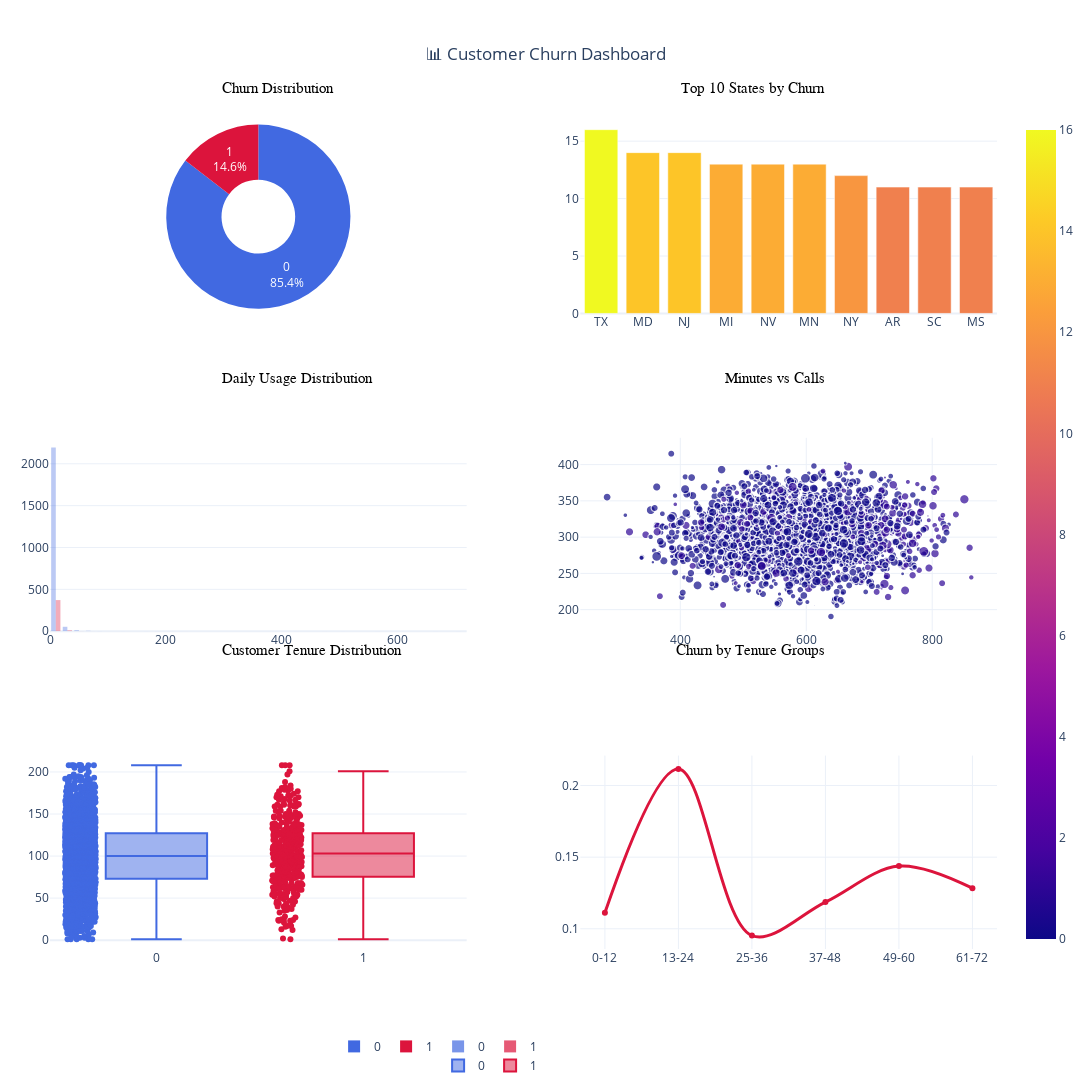

Notebook source saved alongside this figure:
### Markdown cell above
# -------------------------------------
# 3.2.dashboard
# -------------------------------------

### Code cell
import plotly.express as px
from plotly.subplots import make_subplots
import plotly.graph_objects as go


# Color scheme
colors = {False: "royalblue", True: "crimson"}

# 1. Pie chart: Churn distribution
fig_pie = px.pie(
    df, names="Churn", color="Churn",
    color_discrete_map=colors, hole=0.4
)
fig_pie.update_traces(textinfo="percent+label", pull=[0, 0.05])

# 2. Bar chart: Top 10 states
state_cols = [col for col in df.columns if col.startswith("State_")]
df_states = df[state_cols + ["Churn"]].copy()
df_states["State"] = df_states[state_cols].idxmax(axis=1).str.replace("State_", "")
churn_by_state = df_states[df_states["Churn"] == True]["State"].value_counts().nlargest(10)
fig_bar = px.bar(
    churn_by_state, x=churn_by_state.index, y=churn_by_state.values,
    labels={"x": "State", "y": "Churned Customers"},
    color=churn_by_state.values, color_continuous_scale="Reds"
)
fig_bar.update_layout(xaxis_tickangle=-45)

# 3. Histogram: Daily usage
fig_hist = px.histogram(
    df, x="average daily usage", color="Churn", nbins=40, barmode="overlay",
    color_discrete_map=colors
)
fig_hist.update_traces(opacity=0.7)

# 4. Scatter: Minutes vs Calls
fig_scatter = px.scatter(
    df, x="Total_Minutes", y="Total_Calls", color="Churn",
    color_discrete_map=colors, hover_data=["Customer tenure"],
    size="Customer tenure", size_max=10
)

# 5. Boxplot: Tenure
fig_box = px.box(
    df, x="Churn", y="Customer tenure", color="Churn",
    color_discrete_map=colors, points="all"
)

# 6. Line chart: Tenure groups
df["Tenure_Group"] = pd.cut(df["Customer tenure"], bins=[0,12,24,36,48,60,72],
                            labels=["0-12","13-24","25-36","37-48","49-60","61-72"])
churn_by_tenure = df.groupby("Tenure_Group")["Churn"].mean().reset_index()
fig_line = px.line(
    churn_by_tenure, x="Tenure_Group", y="Churn", markers=True,
    line_shape="spline"
)
fig_line.update_traces(line=dict(width=3, color="crimson"))

# --- Combine into dashboard ---
dashboard = make_subplots(
    rows=3, cols=2,
    specs=[
        [{"type": "domain"}, {"type": "xy"}],
        [{"type": "xy"}, {"type": "xy"}],
        [{"type": "xy"}, {"type": "xy"}]
    ],
    horizontal_spacing=0.12,
    vertical_spacing=0.15
)

# Add each figure
for trace in fig_pie.data:
    dashboard.add_trace(trace, row=1, col=1)
for trace in fig_bar.data:
    dashboard.add_trace(trace, row=1, col=2)
for trace in fig_hist.data:
    dashboard.add_trace(trace, row=2, col=1)
for trace in fig_scatter.data:
    dashboard.add_trace(trace, row=2, col=2)
for trace in fig_box.data:
    dashboard.add_trace(trace, row=3, col=1)
for trace in fig_line.data:
    dashboard.add_trace(trace, row=3, col=2)

# --- Add subplot titles as annotations (graph names) ---
titles = [
    "Churn Distribution", "Top 10 States by Churn",
    "Daily Usage Distribution", "Minutes vs Calls",
    "Customer Tenure Distribution", "Churn by Tenure Groups"
]

# Adjusted positions (slightly higher than plots)
positions = [
    (0.18, 1.05), (0.82, 1.05),   # Row 1
    (0.18, 0.70), (0.82, 0.70),   # Row 2
    (0.18, 0.36), (0.82, 0.36)    # Row 3
]

for title, (x, y) in zip(titles, positions):
    dashboard.add_annotation(
        text=title,
        x=x, y=y,
        xref="paper", yref="paper",
        showarrow=False,
        font=dict(size=15, family="Arial", color="black"),
        align="center"
    )

# --- Final layout polish ---
dashboard.update_layout(
    height=1400, width=1200,
    title_text="📊 Customer Churn Dashboard",
    title_x=0.5,
    template="plotly_white",
    legend=dict(orientation="h", y=-0.1, x=0.3),
    margin=dict(l=50, r=50, t=120, b=50)
)

dashboard.show()

### Figure 1 — Plotly figure (JSON) as saved in the notebook; plotly's stock layout.template omitted (floating-point values rounded to 4 significant figures; data arrays with more than 128 entries replaced by an {"elided": "..."} marker saying what was removed)
{"data": [{"customdata": {"elided": "2666x1 int values"}, "domain": {"x": [0, 0.44], "y": [0.7667, 1.0]}, "hole": 0.4, "hovertemplate": "Churn=%{customdata[0]}<extra></extra>", "labels": {"elided": "2666 int values"}, "legendgroup": "", "marker": {"colors": {"elided": "2666 str values"}}, "name": "", "pull": [0, 0.05], "showlegend": true, "textinfo": "percent+label", "type": "pie"}, {"alignmentgroup": "True", "hovertemplate": "State=%{x}<br>Churned Customers=%{y}<br>color=%{marker.color}<extra></extra>", "legendgroup": "", "marker": {"color": [16, 14, 14, 13, 13, 13, 12, 11, 11, 11], "coloraxis": "coloraxis", "pattern": {"shape": ""}}, "name": "", "offsetgroup": "", "orientation": "v", "showlegend": false, "textposition": "auto", "type": "bar", "x": ["TX", "MD", "NJ", "MI", "NV", "MN", "NY", "AR", "SC", "MS"], "xaxis": "x", "y": [16, 14, 14, 13, 13, 13, 12, 11, 11, 11], "yaxis": "y"}, {"alignmentgroup": "True", "bingroup": "x", "hovertemplate": "Churn=0<br>average daily usage=%{x}<br>count=%{y}<extra></extra>", "legendgroup": "0", "marker": {"color": "royalblue", "opacity": 0.5, "pattern": {"shape": ""}}, "name": "0", "nbinsx": 40, "offsetgroup": "0", "opacity": 0.7, "orientation": "v", "showlegend": true, "type": "histogram", "x": {"elided": "2278 float values"}, "xaxis": "x2", "yaxis": "y2"}, {"alignmentgroup": "True", "bingroup": "x", "hovertemplate": "Churn=1<br>average daily usage=%{x}<br>count=%{y}<extra></extra>", "legendgroup": "1", "marker": {"color": "crimson", "opacity": 0.5, "pattern": {"shape": ""}}, "name": "1", "nbinsx": 40, "offsetgroup": "1", "opacity": 0.7, "orientation": "v", "showlegend": true, "type": "histogram", "x": {"elided": "388 float values"}, "xaxis": "x2", "yaxis": "y2"}, {"customdata": {"elided": "2666x1 int values"}, "hovertemplate": "Total_Minutes=%{x}<br>Total_Calls=%{y}<br>Customer tenure=%{customdata[0]}<br>Churn=%{marker.color}<extra></extra>", "legendgroup": "", "marker": {"color": {"elided": "2666 int values"}, "coloraxis": "coloraxis", "size": {"elided": "2666 int values"}, "sizemode": "area", "sizeref": 2.08, "symbol": "circle"}, "mode": "markers", "name": "", "showlegend": false, "type": "scattergl", "x": {"elided": "2666 float values"}, "xaxis": "x3", "y": {"elided": "2666 int values"}, "yaxis": "y3"}, {"alignmentgroup": "True", "boxpoints": "all", "hovertemplate": "Churn=%{x}<br>Customer tenure=%{y}<extra></extra>", "legendgroup": "0", "marker": {"color": "royalblue"}, "name": "0", "notched": false, "offsetgroup": "0", "orientation": "v", "showlegend": true, "type": "box", "x": {"elided": "2278 int values"}, "x0": " ", "xaxis": "x4", "y": {"elided": "2278 int values"}, "y0": " ", "yaxis": "y4"}, {"alignmentgroup": "True", "boxpoints": "all", "hovertemplate": "Churn=%{x}<br>Customer tenure=%{y}<extra></extra>", "legendgroup": "1", "marker": {"color": "crimson"}, "name": "1", "notched": false, "offsetgroup": "1", "orientation": "v", "showlegend": true, "type": "box", "x": {"elided": "388 int values"}, "x0": " ", "xaxis": "x4", "y": {"elided": "388 int values"}, "y0": " ", "yaxis": "y4"}, {"hovertemplate": "Tenure_Group=%{x}<br>Churn=%{y}<extra></extra>", "legendgroup": "", "line": {"color": "crimson", "dash": "solid", "shape": "spline", "width": 3}, "marker": {"symbol": "circle"}, "mode": "lines+markers", "name": "", "orientation": "v", "showlegend": false, "type": "scatter", "x": ["0-12", "13-24", "25-36", "37-48", "49-60", "61-72"], "xaxis": "x5", "y": [0.1111, 0.2115, 0.09524, 0.1186, 0.1437, 0.1283], "yaxis": "y5"}], "layout": {"annotations": [{"align": "center", "font": {"color": "black", "family": "Arial", "size": 15}, "showarrow": false, "text": "Churn Distribution", "x": 0.18, "xref": "paper", "y": 1.05, "yref": "paper"}, {"align": "center", "font": {"color": "black", "family": "Arial", "size": 15}, "showarrow": false, "text": "Top 10 States by Churn", "x": 0.82, "xref": "paper", "y": 1.05, "yref": "paper"}, {"align": "center", "font": {"color": "black", "family": "Arial", "size": 15}, "showarrow": false, "text": "Daily Usage Distribution", "x": 0.18, "xref": "paper", "y": 0.7, "yref": "paper"}, {"align": "center", "font": {"color": "black", "family": "Arial", "size": 15}, "showarrow": false, "text": "Minutes vs Calls", "x": 0.82, "xref": "paper", "y": 0.7, "yref": "paper"}, {"align": "center", "font": {"color": "black", "family": "Arial", "size": 15}, "showarrow": false, "text": "Customer Tenure Distribution", "x": 0.18, "xref": "paper", "y": 0.36, "yref": "paper"}, {"align": "center", "font": {"color": "black", "family": "Arial", "size": 15}, "showarrow": false, "text": "Churn by Tenure Groups", "x": 0.82, "xref": "paper", "y": 0.36, "yref": "paper"}], "height": 1400, "legend": {"orientation": "h", "x": 0.3, "y": -0.1}, "margin": {"b": 50, "l": 50, "r": 50, "t": 120}, "title": {"text": "📊 Customer Churn Dashboard", "x": 0.5}, "width": 1200, "xaxis": {"anchor": "y", "domain": [0.56, 1]}, "xaxis2": {"anchor": "y2", "domain": [0, 0.44]}, "xaxis3": {"anchor": "y3", "domain": [0.56, 1]}, "xaxis4": {"anchor": "y4", "domain": [0, 0.44]}, "xaxis5": {"anchor": "y5", "domain": [0.56, 1]}, "yaxis": {"anchor": "x", "domain": [0.7667, 1.0]}, "yaxis2": {"anchor": "x2", "domain": [0.3833, 0.6167]}, "yaxis3": {"anchor": "x3", "domain": [0.3833, 0.6167]}, "yaxis4": {"anchor": "x4", "domain": [0, 0.2333]}, "yaxis5": {"anchor": "x5", "domain": [0, 0.2333]}}}
